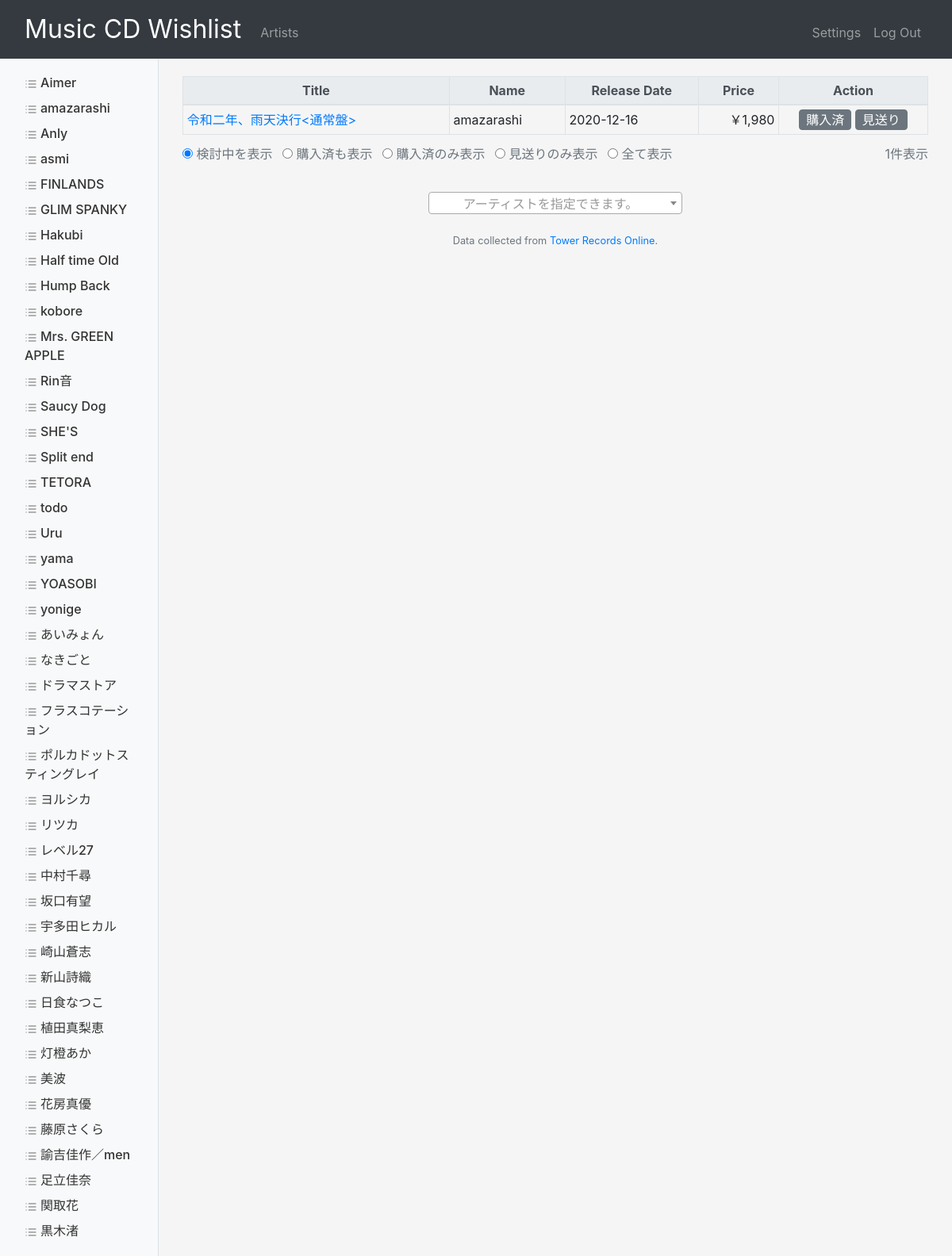
The app's page /artists/1079137 (signed in), older data.
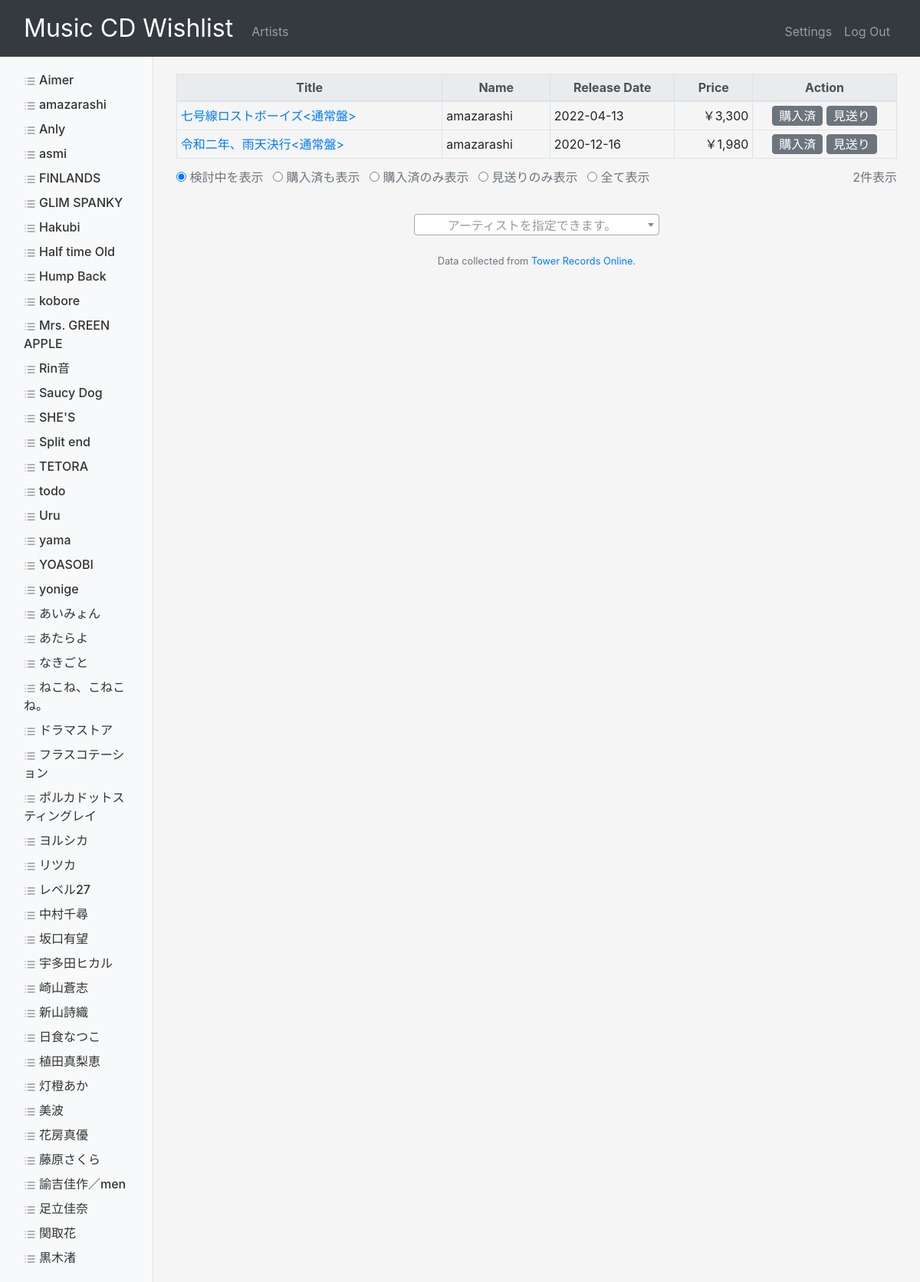
The same page, newer data.
### tables this page shows
CREATE TABLE artists (
  id TEXT NOT NULL 
, name TEXT NOT NULL UNIQUE
, PRIMARY KEY(id) 
);

CREATE TABLE products (
  id TEXT NOT NULL 
, title TEXT NOT NULL
, artistid TEXT NOT NULL
, category TEXT
, price INTEGER 
, release_date TEXT NOT NULL -- yyyy-mm-dd
, url TEXT
, image_src TEXT 
, PRIMARY KEY(id) 
);

### twrcwishlist/wishlist.py (the view)
@bp.route('/artists', methods=('GET',))
@bp.route('/artists/<artistid>', methods=('GET',))
@login_required
def artists(artistid :str = ""):
    displaymode = request.args.get("d", "0")
    userid = g.user['id']
    artists = make_artistslist(userid)
    if not artistid:
        return render_template(
            "wishlist/artists.html",
            artists = artists,
            message = "アーティスト検索",
            )
    if not get_db().execute(
        "SELECT name FROM artists "
        " WHERE id = ? ",
        (artistid,)
    ).fetchone():
        return render_template(
            "wishlist/artists.html",
            artists = artists,
            )
    products = make_wishlist(userid, artistid, searchmode=displaymode)
    return render_template(
        "wishlist/artists.html",
        products = products,
        artists = artists,
    )

### twrcwishlist/auth.py (called while the page is built)
@bp.before_app_request
def load_logged_in_user():
    user_id = session.get('user_id')
    if user_id is None:
        g.user = None
    else:
        g.user = get_db().execute(
            'SELECT * FROM users WHERE id = ?',
            (user_id,)
        ).fetchone()

### twrcwishlist/db.py (called while the page is built)
def get_db():
    if 'db' not in g:
        g.db = sqlite3.connect(
            current_app.config['DATABASE'],
            detect_types=sqlite3.PARSE_DECLTYPES
        )
        g.db.row_factory = sqlite3.Row
    return g.db

### twrcwishlist/helpers.py (called while the page is built)
def login_required(view):
    @wraps(view)
    def decorated_function(*args, **kwargs):
        if g.user is None:
            return redirect(url_for('auth.login'))
        return view(*args, **kwargs)
    return decorated_function

### twrcwishlist/wishlist.py (called while the page is built)
def make_order_by(mode: str):
    if mode in ('1','a','artists',):
        r_val = "order by a.name collate nocase, p.release_date desc "
    else:
        r_val = "order by p.release_date desc, a.name collate nocase "
    return r_val

### twrcwishlist/templates/wishlist/artists.html (shortened to what this page needs)
{% extends "wishlist/index.html" %}
{% block search %}
  <div class="my-4">
  </div>
  <link href="https://cdn.jsdelivr.net/npm/select2@4.1.0-rc.0/dist/css/select2.min.css" rel="stylesheet" />
{% endblock %}

### twrcwishlist/templates/wishlist/index.html (shortened to what this page needs)
{% extends "layout_with_sidebar.html" %}
{% block main %}
  {% if message %}
    <p class="h5">{{ message }}</p>
  {% else %}
    <div class="table-responsive">
      <table id="index-table" class="table table-sm table-bordered tablesorter mb-0">
        <caption>
          <div id="index-caption-input" class="float-left">
            <input class="ml-0" type="radio" name="displaymode" value="" checked> 検討中を表示
            <input class="ml-2" type="radio" name="displaymode" value="purchased"> 購入済も表示
            <input class="ml-2" type="radio" name="displaymode" value="purchasedonly"> 購入済のみ表示
            <input class="ml-2" type="radio" name="displaymode" value="hiddenonly"> 見送りのみ表示
            <input class="ml-2" type="radio" name="displaymode" value="all"> 全て表示
          </div>
          <div class="float-right">{{ products | count }}件表示</div>
        </caption>
        <thead class="thead-light">
          <tr>
            <th class="align-middle" data-placeholder="Enter search word">Title</th>
            <th class="align-middle" data-placeholder="Enter search word">Name</th>
            <th class="align-middle" data-placeholder="Try >=2021">Release Date</th>
            <th class="align-middle" data-placeholder="">Price</th>
            <th class="align-middle" style="width:20%">Action</th>
          </tr>
        </thead>
        <tbody>
          {% for p in products %}
            <tr>
              <td class="align-middle text-left"><a href="{{ p.url }}" target="_blank" rel="noopener noreferrer">{{ p.title }}</a></td>
              <td class="align-middle text-left">{{ p.name }}</td>
              <td class="align-middle text-left">{{ p.release_date }}</td>
              <td class="align-middle text-right">{{ "￥{0:,}".format(p.price) }}</td>
              <td class="align-middle">
                {% if not p.product_not_purchased %}
                  <form action="/purchased" method="post" class="d-inline">
                    <button class="btn btn-secondary py-0 px-2" type="submit">購入済</button>
                  </form>
                {% else %}
                  <form action="/unpurchased" method="post" class="d-inline">
                    <input type="hidden" name="productid" value="{{ p.id }}">
                    <button class="btn btn-primary py-0 px-2" type="submit">未購入</button>
                  </form>
                {% endif %}
                {% if not p.product_not_displayed %}
                  <form action="/product-hidden" method="post" class="d-inline">
                    <button class="btn btn-secondary py-0 px-2" type="submit">見送り</button>
                  </form>
                {% else %}
                  <form action="/product-unhidden" method="post" class="d-inline">
                    <input type="hidden" name="productid" value="{{ p.id }}">
                    <button class="btn btn-primary py-0 px-2" type="submit">検討中</button>
                  </form>
              {% endif %}
              </td>
            </tr>
          {% endfor %}
        </tbody>
      </table>
    </div>
  {% endif %}
  {% block search %}{% endblock %}
{% endblock %}

### twrcwishlist/templates/layout_with_sidebar.html (shortened to what this page needs)
{% extends "layout.html" %}
{% block sidebar %}
  {% if artists %}
    <nav class="col-md-2 d-none d-md-block bg-light sidebar py-3 border-right">
      <div class="sidebar-sticky">
        <ul class="nav flex-column">
          {% for artist in artists %}
            <li class="nav-item">
              <a class="nav-link py-1" href="/artists/{{ artist.id }}"><span data-feather="list"></span>{{ artist.name }}</a>
            </li>
          {% endfor %}
        </ul>
      </div>
    </nav>
  {% endif %}
{% endblock %}

Row changes from the older to the newer data that the page shows:
added artists: name "あたらよ"
added artists: name "ねこね、こねこね。"
added products: title "七号線ロストボーイズ<通常盤>", name "amazarashi", release_date "2022-04-13", price "￥3,300"
Text that changed along with them:
{{ products | count }}: "1" → "2"
